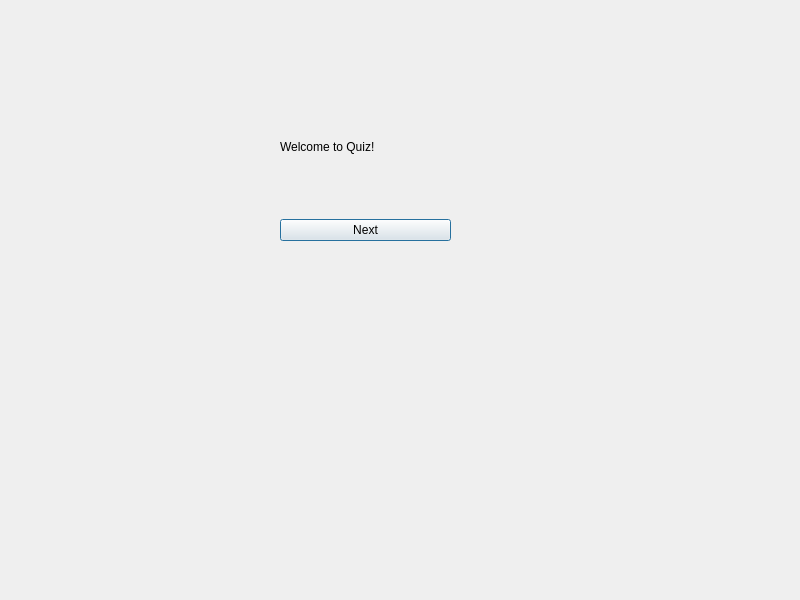
<?xml version="1.0" encoding="UTF-8"?>
<ui version="4.0">
 <class>Dialog</class>
 <widget class="QDialog" name="Dialog">
  <property name="geometry">
   <rect>
    <x>0</x>
    <y>0</y>
    <width>800</width>
    <height>600</height>
   </rect>
  </property>
  <property name="windowTitle">
   <string>Dialog</string>
  </property>
  <widget class="QWidget" name="">
   <property name="geometry">
    <rect>
     <x>280</x>
     <y>80</y>
     <width>171</width>
     <height>161</height>
    </rect>
   </property>
   <layout class="QGridLayout" name="gridLayout">
    <item row="0" column="0">
     <widget class="QLabel" name="label">
      <property name="text">
       <string>Welcome to Quiz!</string>
      </property>
     </widget>
    </item>
    <item row="1" column="0">
     <widget class="QPushButton" name="pushButton">
      <property name="text">
       <string>Next</string>
      </property>
     </widget>
    </item>
   </layout>
  </widget>
 </widget>
 <resources/>
 <connections/>
</ui>
